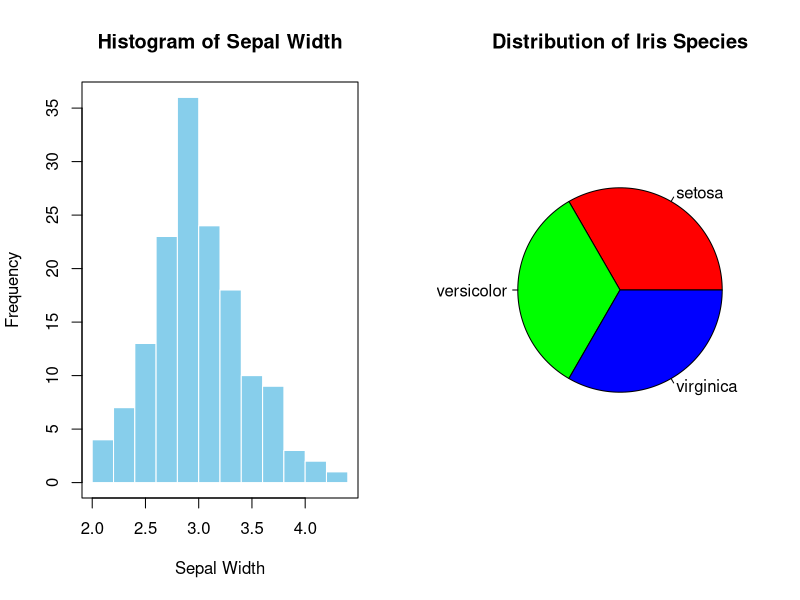

The R source for this figure: (Note: this script raises an error after producing the figure.)
# Set up the layout for two plots on the same window
par(mfrow = c(1,2))

# Histogram
data <- iris
hist(data[,2], main = "Histogram of Sepal Width", xlab = "Sepal Width", ylab = "Frequency", col = "skyblue", border = "white")
box()  # Add a box around the histogram plot

# Pie chart
classes <- summary(data[,5])
pie(classes, main = "Distribution of Iris Species", col = rainbow(length(classes)))  # Add colors to the pie chart
legend("topright", legend = rownames(classes), fill = rainbow(length(classes)), cex = 0.8)  # Add a legend
